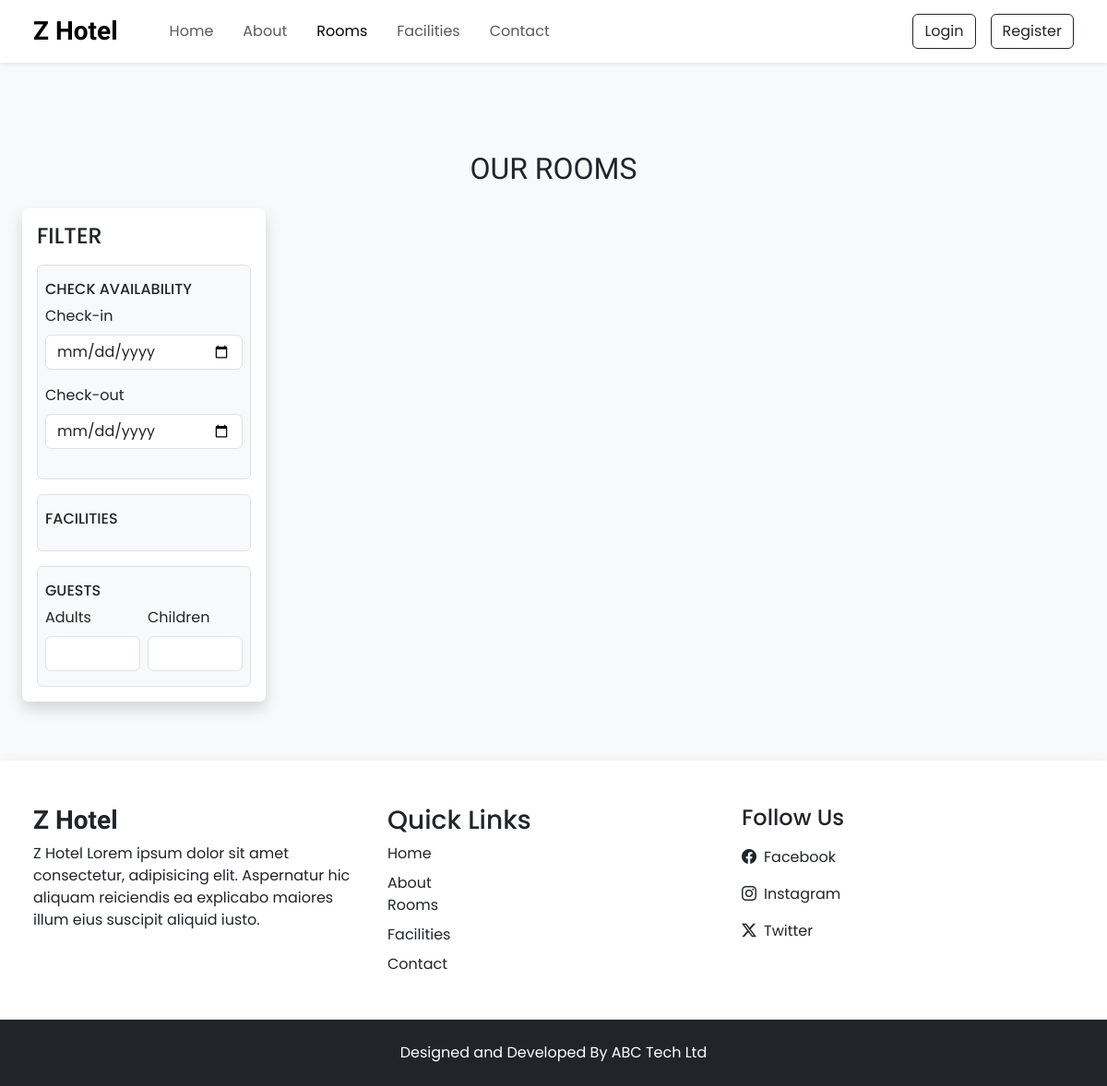
Before: /rooms with the older database file.
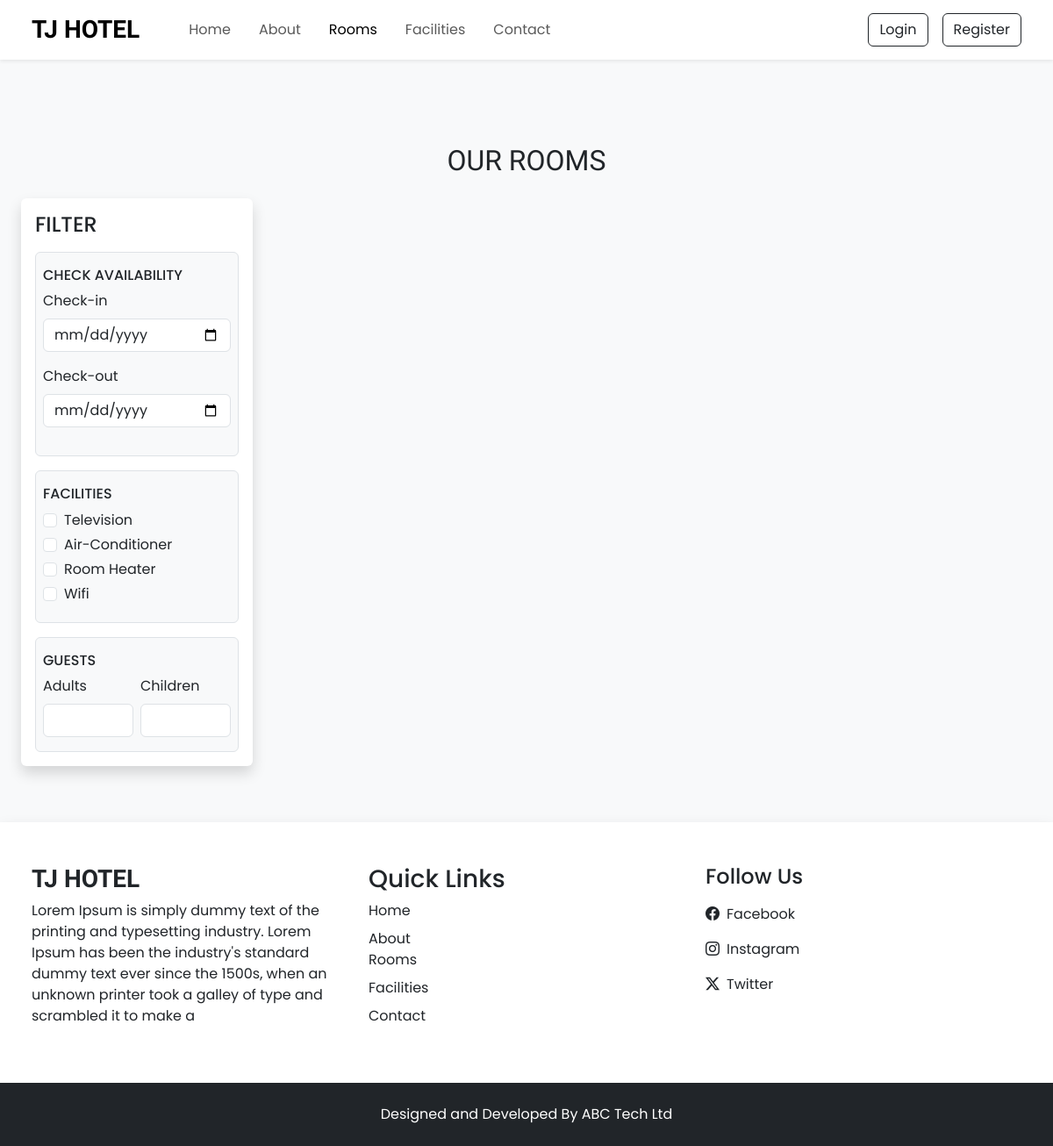
After: the same page with the newer database file.
### tables this page shows
CREATE TABLE `settings` (
  `id` int(11) NOT NULL,
  `site_title` varchar(255) DEFAULT NULL,
  `site_about` varchar(500) DEFAULT NULL,
  `shutdown` tinyint(1) NOT NULL
);

CREATE TABLE `facilities` (
  `id` int(11) NOT NULL,
  `facility_icon` varchar(100) DEFAULT NULL,
  `facility_name` varchar(100) DEFAULT NULL,
  `facility_desc` varchar(500) DEFAULT NULL
);

### admin/inc/config.php (called while the page is built, shortened)
<?php
function selectAll($table)
{
    $conn = $GLOBALS['conn'];
    $res = mysqli_query($conn, "SELECT * FROM `$table`");
    return $res;
}
function select($sql, $data_types, $values)
{
    $conn = $GLOBALS['conn'];
    $res = $conn->prepare($sql);
    $res->bind_param($data_types, ...$values);
    if($res->execute())
    {
        $result = $res->get_result();
        return $result;
    }
    else
    {
        $error = "Query execution failed - Select";
        $res->close();
        return $error;
    }
}
?>

### rooms.php (the view, shortened to what the changed rows need)
<?php
 require "top.php";
?>
<section class="py-5">
    <div class="container-fluid">
        <h2 class="h-font text-center mt-5 mb-4">OUR ROOMS</h2>
        <div class="row">
          <div class="col-lg-3 mb-3 ps-lg-4">
              <nav class="navbar navbar-expand-lg bg-white shadow rounded p-3">
                  <div class="container-fluid flex-row flex-lg-column align-items-baseline p-0">
                      <div class="collapse navbar-collapse flex-column align-items-stretch w-100" id="filterDropdown">
                          <div class="border bg-light py-3 px-2 mt-3 rounded">
                              <?php
                                $facility_q = selectAll('facilities');
                                while($facility_row = $facility_q->fetch_assoc())
                                {
                                  ?>
                                  <div class="d-flex gap-2 mb-1">
                                      <input type="checkbox" class="form-check-input shadow-none" value="<?= $facility_row['id'] ?>" name="facilities" id="f_<?= $facility_row['id'] ?>" style="cursor: pointer" onclick="fetch_rooms()">
                                      <label for="f_<?= $facility_row['id'] ?>" class="form-label m-0" style="cursor: pointer"><?= $facility_row['facility_name'] ?></label>
                                  </div>
                                  <?php
                                }
                              ?>
                          </div>
                      </div>
                  </div>
              </nav>
          </div>
        </div>
    </div>
</section>
<?php
 require "footer.php";
?>

### top.php (shortened to what the changed rows need)
<?php
    require "admin/inc/config.php";
    $setting_res = select("SELECT * FROM `settings` WHERE `id` = ?", 'i', [1]);
    $setting_row = $setting_res->fetch_assoc();
?>
<!DOCTYPE html>
<html lang="en">
<head>
    <link rel="stylesheet" href="assets/css/style.css">
    <link href="https://cdn.jsdelivr.net/npm/bootstrap@5.3.3/dist/css/bootstrap.min.css" rel="stylesheet">
    <link rel="stylesheet" href="https://cdn.jsdelivr.net/npm/bootstrap-icons@1.11.3/font/bootstrap-icons.min.css">
    <link rel="stylesheet" href="https://cdn.jsdelivr.net/npm/swiper@11/swiper-bundle.min.css" />
</head>
<body class="bg-light">
    <nav id="nav-bar" class="navbar navbar-expand-lg bg-white px-lg-4 py-lg-2 shadow-sm sticky-top">
        <div class="container-fluid">
            <a class="navbar-brand h-font fs-3 fw-bold me-5" href="index"><?= $setting_row['site_title'] ?></a>
            <div class="collapse navbar-collapse" id="navbarSupportedContent">
                <ul class="navbar-nav me-auto mb-2 mb-lg-0">
                </ul>
                <div class="d-flex align-items-center gap-2 gap-lg-3">
                </div>
            </div>
        </div>
    </nav>

### footer.php (shortened to what the changed rows need)
    <section class="footer py-5 bg-white shadow px-lg-4">
        <div class="container-fluid">
            <div class="row">
                <div class="col-md-4">
                    <h3 class="h-font fw-bold mb-2"><?= $setting_row['site_title'] ?></h3>
                    <p><?= $setting_row['site_about'] ?></p>
                </div>
            </div>
        </div>
    </section>
</body>
</html>

Changed rows visible on the page:
changed settings: site_title "Z Hotel" → "TJ HOTEL"; site_about "Z Hotel Lorem ipsum dolor sit amet consectetur, adipisicing elit. Aspernatur hic aliquam reiciendis ea explicabo maiores illum eius suscipit aliquid iusto." → "Lorem Ipsum is simply dummy text of the printing and typesetting industry. Lorem Ipsum has been the industry's standard dummy text ever since the 1500s, when an unknown printer took a galley of type and scrambled it to make a"
added facilities: facility_name "Television"
added facilities: facility_name "Air-Conditioner"
added facilities: facility_name "Room Heater"
added facilities: facility_name "Wifi"
